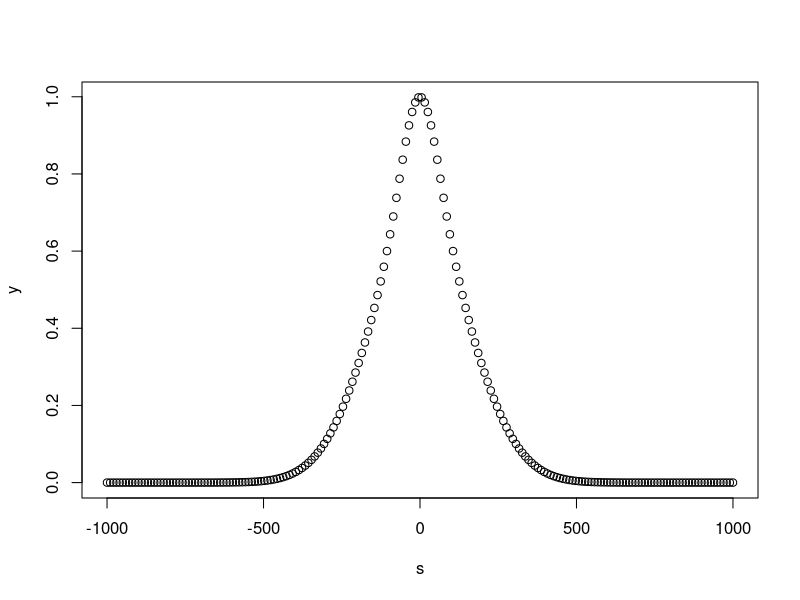
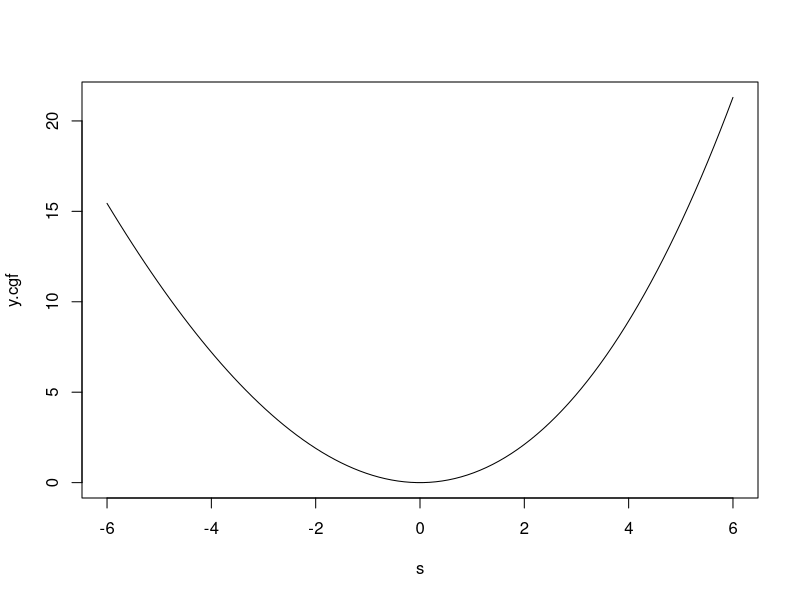
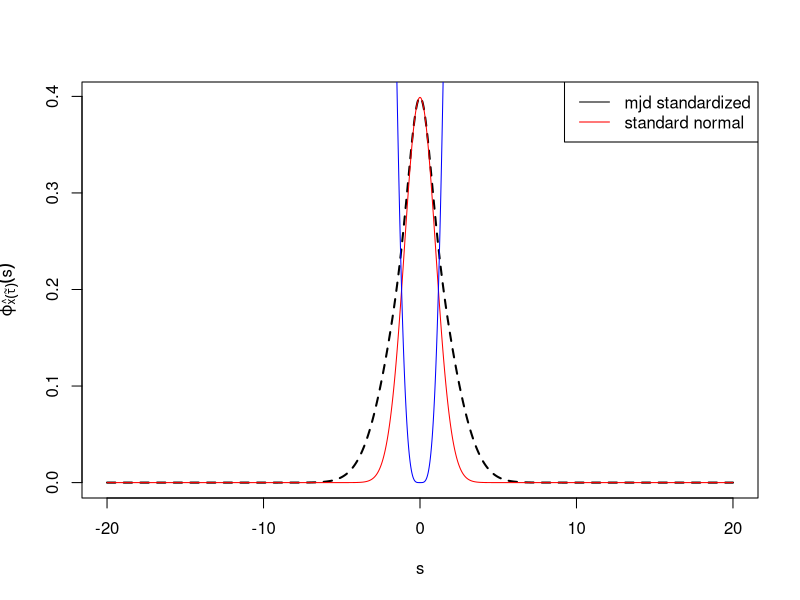
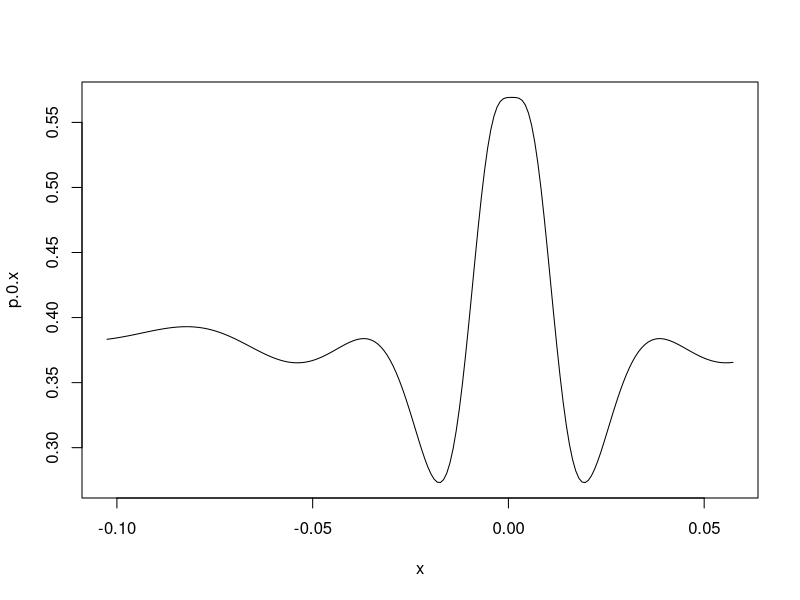
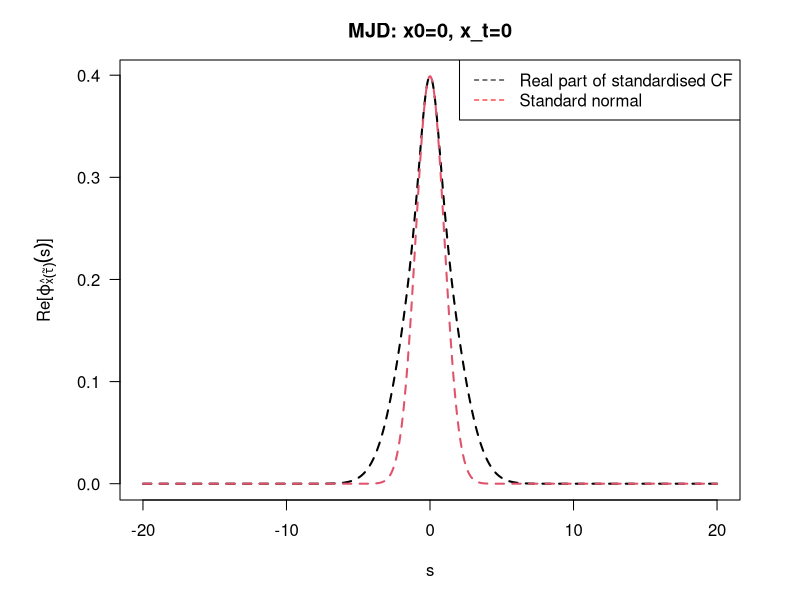
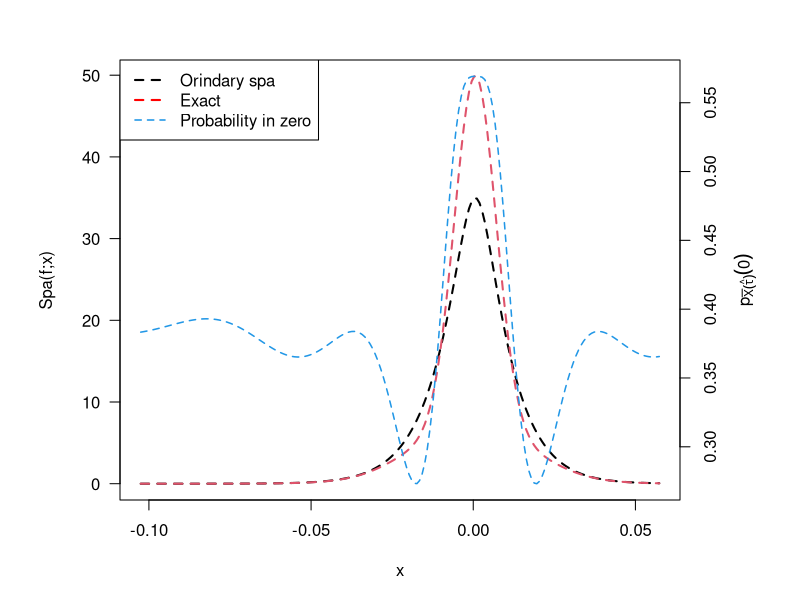

Reproduce these figures in R, in order. (Note: a time limit stopped this script after it produced the figures.)
# Program for inspacting the cgf of a Merton Jump Diffusion

param <- c("r"=0.08,"sigma"=0.1,"lambda"=100,"mu"=-0.001,"nu"=0.015, "x0"=0, "t"=1/250)

# K
mjd.cgf <- function(s, r=param["r"],sigma=param["sigma"],lambda=param["lambda"],
                    mu=param["mu"],nu=param["nu"], x0=param["x0"], t=param["t"]){
    k = exp(mu+0.5*nu^2) - 1
    s*x0 + s*t*(r-lambda*k-sigma^2/2) + s^2*sigma^2*t/2 +
        lambda*t*(exp(s*mu+s^2*nu^2/2)-1)
}
# K'
mjd.cgf.1 <- function(s, r=param["r"],sigma=param["sigma"],lambda=param["lambda"],
                      mu=param["mu"],nu=param["nu"], x0=param["x0"], t=param["t"]){
    k = exp(mu+0.5*nu^2) - 1
    x0+t*(r-lambda*k-sigma^2/2) + s*sigma^2*t +
        (mu+nu^2*s) * lambda*t*exp(s*mu+s^2*nu^2/2)
}
# K''
mjd.cgf.2 <- function(s, r=param["r"],sigma=param["sigma"],lambda=param["lambda"],
                      mu=param["mu"],nu=param["nu"], x0=param["x0"], t=param["t"]){
    k = exp(mu+0.5*nu^2) - 1
    sigma^2*t + lambda*t*exp(s*mu+s^2*nu^2/2) * (nu^2+(mu+nu^2*s)^2)
}
# phi.stand
s.hat.fn <- function(s.start, x, cgf=mjd.cgf, cgf.1=mjd.cgf.1){
    opt <- nlminb(start=s.start,
                  objective=function(s,x){cgf(s)-s*x},
                  gradient=function(s,x){cgf.1(s)-x},
                  x=x)
    #print(opt$iterations)
    return(opt$par)
}

sp <- s.hat.fn(0,0)
mjd.cgf(sp)
mjd.cgf.2(sp)

recf <- function(s){
    Re(exp(mjd.cgf(1i*s)))
}
s <- seq(-1000,1000, length.out=200)
y <- sapply(s, recf)
plot(s,y)


# phi.stand
phi.stand <- function(s, x, cgf=mjd.cgf, cgf.1=mjd.cgf.1, cgf.2=mjd.cgf.2){
    s.hat <- s.hat.fn(0, x, cgf, cgf.1)
    exp(
        -cgf(s.hat) - 1i*s*x/sqrt(cgf.2(s.hat)) +
            cgf(
                1i*s/sqrt(cgf.2(s.hat)) + s.hat
            )
    )
}
phi.stand(0, 10)

cgf.stand <- function(s, x, cgf=mjd.cgf, cgf.1=mjd.cgf.1, cgf.2=mjd.cgf.2){
    s.hat <- s.hat.fn(0, x, cgf, cgf.1)
    (
        -cgf(s.hat) - s*x/sqrt(cgf.2(s.hat)) +
            cgf(
                s/sqrt(cgf.2(s.hat)) + s.hat
            )
    )
}
cgf.stand(0,10)
check <- nlminb(10, cgf.stand, x=100)$par
s <- seq(-6,6, length.out = 100)
y.cgf <- sapply(s, cgf.stand, x=10)
plot(s,y.cgf, type="l")

# plot phi.stand / sqrt(2*pi), versus standard normal
u <- seq(-20,20,0.01)
y <- sapply(u, function(u){Re(phi.stand(u, x=-0))/(sqrt(2*pi))})
plot(u,y, type="l", ylim=c(min(y), max(y)), col="1", lwd=2, lty=2, xlab="s", ylab=expression(paste(varphi[hat(x)(tilde(tau))](s))))
lines(u, dnorm(u,0,1),col="red")
lines(u, abs(dnorm(u,0,1, log = TRUE) - log(y)), col="blue")
legend("topright", legend=c("mjd standardized", "standard normal"), col=c("black", "red"), lty=c(1,1))

##### PLOTTING W.R.T. S
pdf("mjd_stand_s.pdf", width=7, height=4+1/3)

par(mar=c(5,6, 3, 3))
plot(u, y, xaxt="n", yaxt="n", ylim=c(min(y), max(y)),
     , main="MJD: x0=0, x_t=0", type="l", col="1", lwd=2, lty=2,
     ylab=expression(paste(Re,"[", varphi[hat(x)(tilde(tau))](s),"]")),
     xlab = expression(paste(s)))
lines(u, dnorm(u,0,1), col=2, lwd=2, lty=2)
axis(2, ylim=c(0, max(y)), col="black", lwd=1, las=1)
axis(1,ylab=expression(s))
legend("topright", legend=c("Real part of standardised CF", "Standard normal"), col=c("black", "red"), lty=c(2,2))


dev.off()



##### PLOTTING W.R.T. X


# as a function of x
p.0 <- function(x){
    u <- seq(-10,10,0.02)
    y <- sapply(u, function(u){Re(phi.stand(u, x))/(2*pi)})
    sum(y)*(u[2]-u[1])
}
mjd.e <- mjd.cgf.1(0)
mjd.v <- mjd.cgf.2(0)
x <- seq(mjd.e - 9*sqrt(mjd.v), mjd.e+5*sqrt(mjd.v), length.out = 200)
p.0.x <- sapply(x, p.0)
plot(x, p.0.x,type="l")
spa <- function(sp, x, cgf=mjd.cgf, cgf.2=mjd.cgf.2){
    exp(cgf(sp)-sp*x) / sqrt(2*pi*cgf.2(sp))
}
spa1 <- sapply(x, function(x){
    sp <- s.hat.fn(0,x)
    spa(sp, x)
})

pdf("mjd_prob_x.pdf", width=7, height=4+1/3)
par(mar=c(5,6, 3, 6))
plot(x, spa1, xaxt="n", yaxt="n", ylim=c(0, max(spa1*p.0.x*sqrt(2*pi))),
     , main="", type="l", col="1", lwd=2, lty=2,
     ylab=expression(paste("Spa(f;x)")),
     xlab = expression(paste(x)))
lines(x, spa1*p.0.x*sqrt(2*pi), col=2, lwd=2, lty=2)
axis(2, ylim=c(0, max(spa1*p.0.x*sqrt(2*pi))), col="black", lwd=1, las=1)
axis(1)
par(new=T)
plot(x, p.0.x, axes=F, xlab="", ylab="", main="", type="l", col=4, lty=2, lwd=1.5)
axis(4, ylim=c(min(p.0.x), max(p.0.x)))
mtext(4, text=expression(paste(
    p[bar(X)(hat(tau))](0)
)), line=3)

legend("topleft", legend=c("Orindary spa", "Exact", "Probability in zero"), col=c("black", "red", 4),
       lty=c(2,2, 2), lwd=c(2,2, 1.5))
dev.off()

# Plot aeld(exp(-x^2) and phi.stand change of variable)



# Approximate int phi.stand / sqrt(2*pi) with spa
s.stand.hat <- function(start, cgf, x){
    nlminb(start, cgf, x=x)$par
}

cgf.stand.1 <- function(s, x, cgf=mjd.cgf, cgf.1=mjd.cgf.1, cgf.2=mjd.cgf.2){
    s.hat <- s.hat.fn(0, x, cgf, cgf.1)
    (
        - x/sqrt(cgf.2(s.hat)) +
            cgf.1(
                s/sqrt(cgf.2(s.hat)) + s.hat
            ) / sqrt(cgf.2(s.hat))
    )
}
cgf.stand.2 <- function(s, x, cgf=mjd.cgf, cgf.1=mjd.cgf.1, cgf.2=mjd.cgf.2){
    s.hat <- s.hat.fn(0, x, cgf, cgf.1)
    (
        cgf.2(
            s/sqrt(cgf.2(s.hat)) + s.hat
        ) / cgf.2(s.hat)
    )
}
s.stand.hat.0 <- s.stand.hat(0, cgf.stand, x=12)
cgf.stand.1(s.stand.hat.0, x=12)
cgf.stand.2(s.stand.hat.0, x=12)

spa <- function(sp, x, cgf=mjd.cgf, cgf.2=mjd.cgf.2){
    exp(cgf(sp)-sp*x) / sqrt(2*pi*cgf.2(sp))
}
doublespa <- function(spa1, sp.stand, x){
    spa1 * exp(cgf.stand(sp.stand, x)) / sqrt(cgf.stand.2(sp.stand, x))
}
x = 0
sp <- s.hat.fn(0,x)
spa1 <- spa(sp, x)
sp.stand <- s.stand.hat(0, cgf.stand, x=x)
doublespa(spa1, sp.stand, x)

x <- seq(-0.75,0.75,by=0.01)
spa1 <- sapply(x, function(x){
    sp <- s.hat.fn(0,x)
    spa(sp, x)
})
spa2 <- sapply(x, function(x){
    sp <- s.hat.fn(0,x)
    spa1 <- spa(sp, x)
    sp.stand <- s.stand.hat(0, cgf.stand, x=x)
    doublespa(spa1, sp.stand, x)
})
p.0.x <- sapply(x, p.0)

plot(x,spa1, ylim=c(0,4), type="l")
lines(x, spa2, col="red")
lines(x,spa1*p.0.x, type="l", col="blue")

# Test for finding spa
x <- 10
s <- seq(-5,5,by=0.0001)
y.inner <- sapply(s, function(s){mjd.cgf(s)-s*x})
y.1 <- sapply(s, function(s){mjd.cgf.1(s)-x})
plot(s,y.inner)
abline(v=s[which.min(y.inner)])
abline(v=s[which.min(abs(y.1))], col="red")
abline(v=s.hat(s.start = 0, x=x)$par, col="blue")
